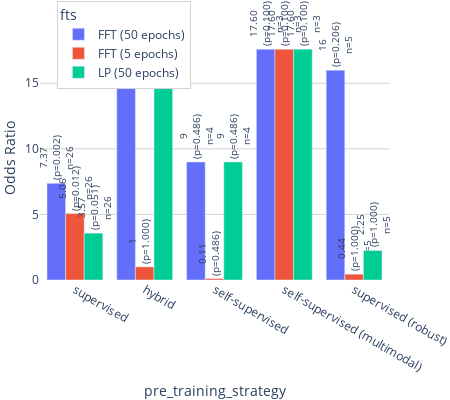

The cell this chart's notebook holds for it:
### Code cell
import plotly.express as px
import pandas as pd
import numpy as np

# Add sample size column
results_df["sample_size"] = results_df["trades_wins"] + results_df["classic_wins"]

# cap infinite values at 10 % above the largest finite OR
finite_mask = np.isfinite(results_df["odds_ratio"])
finite_max  = results_df.loc[finite_mask, "odds_ratio"].max()
cap_value   = finite_max * 1.10

results_df["odds_ratio"] = results_df["odds_ratio"].replace([np.inf, -np.inf],
                                                             cap_value)

# 3)  pretty text – use “∞” for the truly infinite ones
def fmt_or(x):
    if np.isinf(x):
        return "∞"
    return f"{x:.2f}" if x % 1 else f"{int(x)}"

results_df["text_label"] = (
    results_df.apply(
        lambda r: (
            f"{fmt_or(r['odds_ratio'])}"
            f"<br>(p={r['p_value']:.3f})"
            f"<br>n={r['sample_size']}"
        ),
        axis=1,
    )
)




# Plotly bar chart
fig = px.bar(
    results_df,
    x="cond",
    y="odds_ratio",
    color="fts",
    barmode="group",
    text="text_label",
    labels={"cond": "{}".format(group), "odds_ratio": "Odds Ratio"},
)

# Update traces for text styling
fig.update_traces(
    textposition="outside",
    textangle=-90,
    textfont=dict(size=10),
    cliponaxis=False
)


fig.update_layout(
            margin=dict(l=0, r=0, t=0, b=0),  # remove all outer margins
            width=450,    # in pixels (~2.5 inches at 96 DPI)
            height=400,    # in pixels (~1.875 inches)
            yaxis_title="Odds Ratio",
            xaxis_title="{}".format(group),            
            # White background
            plot_bgcolor="white",
            paper_bgcolor="white",
            
            # Light grey grid
            xaxis=dict(showgrid=False, gridcolor="lightgrey"),
            yaxis=dict(showgrid=True, gridcolor="lightgrey"),
            uniformtext_minsize=8,
            uniformtext_mode='show',
            
            # Legend inside figure
            legend=dict(
                font=dict(size=12),
                yanchor="top",
                xanchor="left",   # anchor point for x position
                x=0.05,           # move legend to the left side
                y=1.15,           # optional: near the top
                bgcolor="rgba(255,255,255,1)",
                bordercolor="lightgrey",
                borderwidth=1
            )
        )

fig.show()
fig.write_image("./paper_figures/oddsratio_TRADES_outperforms_{}.png".format(group), scale=3  )

### Figure 1 — Plotly figure (JSON) as saved in the notebook; plotly's stock layout.template omitted (floating-point values rounded to 4 significant figures)
{"data": [{"alignmentgroup": "True", "cliponaxis": false, "hovertemplate": "fts=FFT (50 epochs)<br>pre_training_strategy=%{x}<br>Odds Ratio=%{y}<br>text_label=%{text}<extra></extra>", "legendgroup": "FFT (50 epochs)", "marker": {"color": "#636efa", "pattern": {"shape": ""}}, "name": "FFT (50 epochs)", "offsetgroup": "FFT (50 epochs)", "orientation": "v", "showlegend": true, "text": ["7.37<br>(p=0.002)<br>n=26", "17.60<br>(p=0.333)<br>n=2", "9<br>(p=0.486)<br>n=4", "17.60<br>(p=0.100)<br>n=3", "16<br>(p=0.206)<br>n=5"], "textangle": -90, "textfont": {"size": 10}, "textposition": "outside", "type": "bar", "x": ["supervised", "hybrid", "self-supervised", "self-supervised (multimodal)", "supervised (robust)"], "xaxis": "x", "y": [7.367, 17.6, 9, 17.6, 16], "yaxis": "y"}, {"alignmentgroup": "True", "cliponaxis": false, "hovertemplate": "fts=FFT (5 epochs)<br>pre_training_strategy=%{x}<br>Odds Ratio=%{y}<br>text_label=%{text}<extra></extra>", "legendgroup": "FFT (5 epochs)", "marker": {"color": "#EF553B", "pattern": {"shape": ""}}, "name": "FFT (5 epochs)", "offsetgroup": "FFT (5 epochs)", "orientation": "v", "showlegend": true, "text": ["5.06<br>(p=0.012)<br>n=26", "1<br>(p=1.000)<br>n=2", "0.11<br>(p=0.486)<br>n=4", "17.60<br>(p=0.100)<br>n=3", "0.44<br>(p=1.000)<br>n=5"], "textangle": -90, "textfont": {"size": 10}, "textposition": "outside", "type": "bar", "x": ["supervised", "hybrid", "self-supervised", "self-supervised (multimodal)", "supervised (robust)"], "xaxis": "x", "y": [5.062, 1, 0.1111, 17.6, 0.4444], "yaxis": "y"}, {"alignmentgroup": "True", "cliponaxis": false, "hovertemplate": "fts=LP (50 epochs)<br>pre_training_strategy=%{x}<br>Odds Ratio=%{y}<br>text_label=%{text}<extra></extra>", "legendgroup": "LP (50 epochs)", "marker": {"color": "#00cc96", "pattern": {"shape": ""}}, "name": "LP (50 epochs)", "offsetgroup": "LP (50 epochs)", "orientation": "v", "showlegend": true, "text": ["3.57<br>(p=0.051)<br>n=26", "17.60<br>(p=0.333)<br>n=2", "9<br>(p=0.486)<br>n=4", "17.60<br>(p=0.100)<br>n=3", "2.25<br>(p=1.000)<br>n=5"], "textangle": -90, "textfont": {"size": 10}, "textposition": "outside", "type": "bar", "x": ["supervised", "hybrid", "self-supervised", "self-supervised (multimodal)", "supervised (robust)"], "xaxis": "x", "y": [3.568, 17.6, 9, 17.6, 2.25], "yaxis": "y"}], "layout": {"barmode": "group", "height": 400, "legend": {"bgcolor": "rgba(255,255,255,1)", "bordercolor": "lightgrey", "borderwidth": 1, "font": {"size": 12}, "title": {"text": "fts"}, "tracegroupgap": 0, "x": 0.05, "xanchor": "left", "y": 1.15, "yanchor": "top"}, "margin": {"b": 0, "l": 0, "r": 0, "t": 0}, "paper_bgcolor": "white", "plot_bgcolor": "white", "uniformtext": {"minsize": 8, "mode": "show"}, "width": 450, "xaxis": {"anchor": "y", "domain": [0, 1], "gridcolor": "lightgrey", "showgrid": false, "title": {"text": "pre_training_strategy"}}, "yaxis": {"anchor": "x", "domain": [0, 1], "gridcolor": "lightgrey", "showgrid": true, "title": {"text": "Odds Ratio"}}}}
